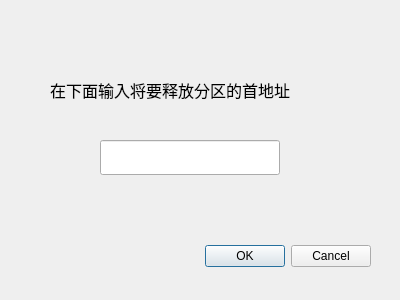
<?xml version="1.0" encoding="UTF-8"?>
<ui version="4.0">
 <class>FreeDialog</class>
 <widget class="QDialog" name="FreeDialog">
  <property name="geometry">
   <rect>
    <x>0</x>
    <y>0</y>
    <width>400</width>
    <height>300</height>
   </rect>
  </property>
  <property name="windowTitle">
   <string>释放</string>
  </property>
  <widget class="QDialogButtonBox" name="buttonBox">
   <property name="geometry">
    <rect>
     <x>30</x>
     <y>240</y>
     <width>341</width>
     <height>32</height>
    </rect>
   </property>
   <property name="orientation">
    <enum>Qt::Horizontal</enum>
   </property>
   <property name="standardButtons">
    <set>QDialogButtonBox::Cancel|QDialogButtonBox::Ok</set>
   </property>
  </widget>
  <widget class="QLineEdit" name="lineEdit">
   <property name="geometry">
    <rect>
     <x>100</x>
     <y>140</y>
     <width>180</width>
     <height>35</height>
    </rect>
   </property>
  </widget>
  <widget class="QLabel" name="label">
   <property name="geometry">
    <rect>
     <x>50</x>
     <y>70</y>
     <width>300</width>
     <height>40</height>
    </rect>
   </property>
   <property name="font">
    <font>
     <family>Arial</family>
     <pointsize>12</pointsize>
    </font>
   </property>
   <property name="text">
    <string>在下面输入将要释放分区的首地址</string>
   </property>
  </widget>
 </widget>
 <resources/>
 <connections>
  <connection>
   <sender>buttonBox</sender>
   <signal>accepted()</signal>
   <receiver>FreeDialog</receiver>
   <slot>accept()</slot>
   <hints>
    <hint type="sourcelabel">
     <x>248</x>
     <y>254</y>
    </hint>
    <hint type="destinationlabel">
     <x>157</x>
     <y>274</y>
    </hint>
   </hints>
  </connection>
  <connection>
   <sender>buttonBox</sender>
   <signal>rejected()</signal>
   <receiver>FreeDialog</receiver>
   <slot>reject()</slot>
   <hints>
    <hint type="sourcelabel">
     <x>316</x>
     <y>260</y>
    </hint>
    <hint type="destinationlabel">
     <x>286</x>
     <y>274</y>
    </hint>
   </hints>
  </connection>
 </connections>
</ui>
